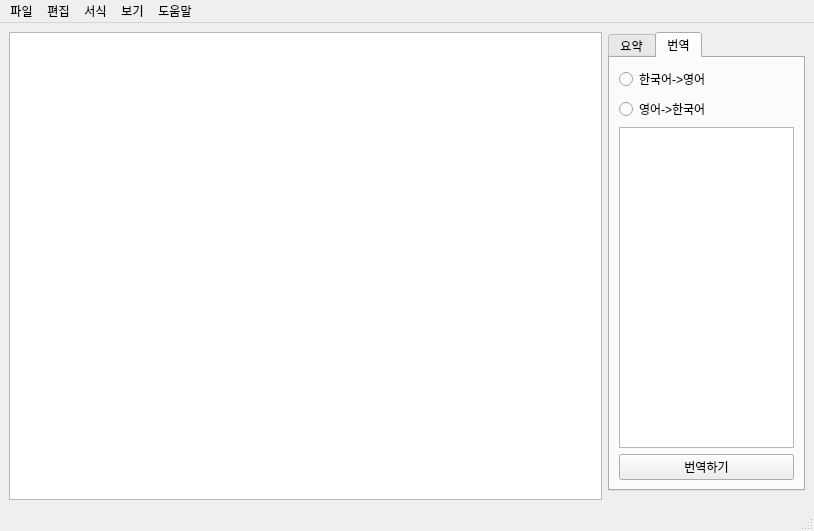
<?xml version="1.0" encoding="UTF-8"?>
<ui version="4.0">
 <class>MainWindow</class>
 <widget class="QMainWindow" name="MainWindow">
  <property name="geometry">
   <rect>
    <x>0</x>
    <y>0</y>
    <width>814</width>
    <height>531</height>
   </rect>
  </property>
  <property name="windowTitle">
   <string>메모장</string>
  </property>
  <widget class="QWidget" name="centralwidget">
   <property name="sizePolicy">
    <sizepolicy hsizetype="Expanding" vsizetype="Expanding">
     <horstretch>0</horstretch>
     <verstretch>0</verstretch>
    </sizepolicy>
   </property>
   <layout class="QGridLayout" name="gridLayout_6">
    <item row="0" column="0">
     <layout class="QHBoxLayout" name="horizontalLayout" stretch="3,1">
      <item>
       <widget class="QPlainTextEdit" name="plainTextEdit"/>
      </item>
      <item>
       <widget class="QWidget" name="tabContainer" native="true">
        <property name="enabled">
         <bool>true</bool>
        </property>
        <property name="sizePolicy">
         <sizepolicy hsizetype="Expanding" vsizetype="Expanding">
          <horstretch>0</horstretch>
          <verstretch>0</verstretch>
         </sizepolicy>
        </property>
        <property name="minimumSize">
         <size>
          <width>0</width>
          <height>0</height>
         </size>
        </property>
        <layout class="QGridLayout" name="gridLayout_3">
         <property name="leftMargin">
          <number>0</number>
         </property>
         <property name="topMargin">
          <number>0</number>
         </property>
         <property name="rightMargin">
          <number>0</number>
         </property>
         <item row="0" column="0">
          <layout class="QGridLayout" name="gridLayout_4">
           <property name="spacing">
            <number>0</number>
           </property>
           <item row="0" column="0">
            <widget class="QTabWidget" name="tabWidget">
             <property name="currentIndex">
              <number>1</number>
             </property>
             <widget class="QWidget" name="tab_summary">
              <property name="sizePolicy">
               <sizepolicy hsizetype="Expanding" vsizetype="Expanding">
                <horstretch>0</horstretch>
                <verstretch>0</verstretch>
               </sizepolicy>
              </property>
              <attribute name="title">
               <string>요약</string>
              </attribute>
              <layout class="QGridLayout" name="gridLayout">
               <item row="0" column="0">
                <widget class="QTextBrowser" name="textBrowser"/>
               </item>
               <item row="1" column="0">
                <widget class="QPushButton" name="summaryButton">
                 <property name="text">
                  <string>요약하기</string>
                 </property>
                </widget>
               </item>
              </layout>
             </widget>
             <widget class="QWidget" name="tab_4">
              <property name="enabled">
               <bool>true</bool>
              </property>
              <property name="sizePolicy">
               <sizepolicy hsizetype="Expanding" vsizetype="Expanding">
                <horstretch>0</horstretch>
                <verstretch>0</verstretch>
               </sizepolicy>
              </property>
              <attribute name="title">
               <string>번역</string>
              </attribute>
              <layout class="QVBoxLayout" name="verticalLayout">
               <item>
                <layout class="QGridLayout" name="gridLayout_2">
                 <item row="0" column="0">
                  <widget class="QRadioButton" name="radioButton">
                   <property name="enabled">
                    <bool>true</bool>
                   </property>
                   <property name="mouseTracking">
                    <bool>true</bool>
                   </property>
                   <property name="tabletTracking">
                    <bool>false</bool>
                   </property>
                   <property name="text">
                    <string>한국어-&gt;영어</string>
                   </property>
                  </widget>
                 </item>
                 <item row="2" column="0">
                  <widget class="QTextBrowser" name="textBrowser_2">
                   <property name="enabled">
                    <bool>true</bool>
                   </property>
                  </widget>
                 </item>
                 <item row="3" column="0">
                  <widget class="QPushButton" name="translatorButton">
                   <property name="text">
                    <string>번역하기</string>
                   </property>
                  </widget>
                 </item>
                 <item row="1" column="0">
                  <widget class="QRadioButton" name="radioButton_2">
                   <property name="text">
                    <string>영어-&gt;한국어</string>
                   </property>
                  </widget>
                 </item>
                </layout>
               </item>
              </layout>
             </widget>
            </widget>
           </item>
          </layout>
         </item>
        </layout>
       </widget>
      </item>
     </layout>
    </item>
   </layout>
  </widget>
  <widget class="QMenuBar" name="menubar">
   <property name="geometry">
    <rect>
     <x>0</x>
     <y>0</y>
     <width>814</width>
     <height>21</height>
    </rect>
   </property>
   <widget class="QMenu" name="menu">
    <property name="title">
     <string>파일</string>
    </property>
    <addaction name="action_open_2"/>
    <addaction name="action_save"/>
    <addaction name="action_saveas"/>
    <addaction name="action_close"/>
   </widget>
   <widget class="QMenu" name="menu_edit">
    <property name="title">
     <string>편집</string>
    </property>
    <addaction name="action_undo"/>
    <addaction name="separator"/>
    <addaction name="action_cut"/>
    <addaction name="action_copy"/>
    <addaction name="action_paste"/>
    <addaction name="separator"/>
    <addaction name="action_find"/>
    <addaction name="action_next_find"/>
    <addaction name="action_prev_find"/>
    <addaction name="action_find_replace"/>
    <addaction name="action_go"/>
    <addaction name="separator"/>
    <addaction name="action_all_select"/>
    <addaction name="action_datetime"/>
   </widget>
   <widget class="QMenu" name="menu_view">
    <property name="title">
     <string>보기</string>
    </property>
    <widget class="QMenu" name="menu_3">
     <property name="title">
      <string>확대하기/축소하기</string>
     </property>
     <addaction name="action_zoom_in_2"/>
     <addaction name="action_zoom_out_2"/>
    </widget>
    <addaction name="action_ai"/>
    <addaction name="menu_3"/>
   </widget>
   <widget class="QMenu" name="menu_2">
    <property name="title">
     <string>서식</string>
    </property>
    <addaction name="action_wrap"/>
    <addaction name="action_font"/>
   </widget>
   <widget class="QMenu" name="menu_4">
    <property name="title">
     <string>도움말</string>
    </property>
    <addaction name="action_help"/>
    <addaction name="action_info"/>
   </widget>
   <addaction name="menu"/>
   <addaction name="menu_edit"/>
   <addaction name="menu_2"/>
   <addaction name="menu_view"/>
   <addaction name="menu_4"/>
  </widget>
  <widget class="QStatusBar" name="statusbar"/>
  <action name="actiontoxoq">
   <property name="text">
    <string>다른 이름으로 저장</string>
   </property>
  </action>
  <action name="action_open">
   <property name="text">
    <string>새 창</string>
   </property>
  </action>
  <action name="action_Markdown">
   <property name="text">
    <string>새 Markdown 탭</string>
   </property>
  </action>
  <action name="action_open_2">
   <property name="text">
    <string>열기</string>
   </property>
   <property name="shortcut">
    <string>Ctrl+O</string>
   </property>
  </action>
  <action name="actionchlrms">
   <property name="text">
    <string>최근</string>
   </property>
  </action>
  <action name="actionwjwkd">
   <property name="text">
    <string>wjwkd</string>
   </property>
  </action>
  <action name="action_save">
   <property name="text">
    <string>저장</string>
   </property>
   <property name="shortcut">
    <string>Ctrl+S</string>
   </property>
  </action>
  <action name="actionekfmsdl">
   <property name="text">
    <string>다른 이름으로 저장</string>
   </property>
  </action>
  <action name="actionxoq">
   <property name="text">
    <string>탭 닫기</string>
   </property>
  </action>
  <action name="actiond">
   <property name="text">
    <string>창 닫기</string>
   </property>
  </action>
  <action name="actiond_2">
   <property name="text">
    <string>종료</string>
   </property>
  </action>
  <action name="action_toggle">
   <property name="text">
    <string>toggle</string>
   </property>
  </action>
  <action name="action_ai">
   <property name="text">
    <string>AI 기능</string>
   </property>
  </action>
  <action name="action_saveas">
   <property name="text">
    <string>다른 이름으로 저장</string>
   </property>
   <property name="shortcut">
    <string>Ctrl+Shift+S</string>
   </property>
  </action>
  <action name="action_close">
   <property name="text">
    <string>닫기</string>
   </property>
  </action>
  <action name="action_undo">
   <property name="text">
    <string>실행 취소</string>
   </property>
   <property name="shortcut">
    <string>Ctrl+Z</string>
   </property>
   <property name="menuRole">
    <enum>QAction::NoRole</enum>
   </property>
  </action>
  <action name="action_cut">
   <property name="text">
    <string>잘라내기</string>
   </property>
   <property name="shortcut">
    <string>Ctrl+X</string>
   </property>
  </action>
  <action name="action_copy">
   <property name="text">
    <string>복사</string>
   </property>
   <property name="shortcut">
    <string>Ctrl+C</string>
   </property>
  </action>
  <action name="action_paste">
   <property name="text">
    <string>붙여넣기</string>
   </property>
   <property name="shortcut">
    <string>Ctrl+V</string>
   </property>
  </action>
  <action name="action_find">
   <property name="text">
    <string>찾기</string>
   </property>
   <property name="shortcut">
    <string>Ctrl+F</string>
   </property>
  </action>
  <action name="action_next_find">
   <property name="text">
    <string>다음 찾기</string>
   </property>
   <property name="shortcut">
    <string>F3</string>
   </property>
  </action>
  <action name="action_prev_find">
   <property name="text">
    <string>이전 찾기</string>
   </property>
   <property name="shortcut">
    <string>Shift+F3</string>
   </property>
  </action>
  <action name="action_find_replace">
   <property name="text">
    <string>바꾸기</string>
   </property>
   <property name="shortcut">
    <string>Ctrl+H</string>
   </property>
  </action>
  <action name="action_go">
   <property name="text">
    <string>이동</string>
   </property>
   <property name="shortcut">
    <string>Ctrl+G</string>
   </property>
  </action>
  <action name="action_all_select">
   <property name="text">
    <string>모두 선택</string>
   </property>
  </action>
  <action name="action_datetime">
   <property name="text">
    <string>시간/날짜</string>
   </property>
   <property name="shortcut">
    <string>F5</string>
   </property>
  </action>
  <action name="action_wrap">
   <property name="text">
    <string>자동 줄바꿈</string>
   </property>
  </action>
  <action name="action_font">
   <property name="text">
    <string>글꼴</string>
   </property>
  </action>
  <action name="action_zoom_out">
   <property name="text">
    <string>dd</string>
   </property>
  </action>
  <action name="action_zoom_in_2">
   <property name="text">
    <string>확대</string>
   </property>
   <property name="shortcut">
    <string>Ctrl+=</string>
   </property>
  </action>
  <action name="action_zoom_out_2">
   <property name="text">
    <string>축소</string>
   </property>
   <property name="shortcut">
    <string>Ctrl+-</string>
   </property>
  </action>
  <action name="action_help">
   <property name="text">
    <string>도움말 보기</string>
   </property>
  </action>
  <action name="action_info">
   <property name="text">
    <string>메모장 정보</string>
   </property>
  </action>
 </widget>
 <resources/>
 <connections/>
</ui>
